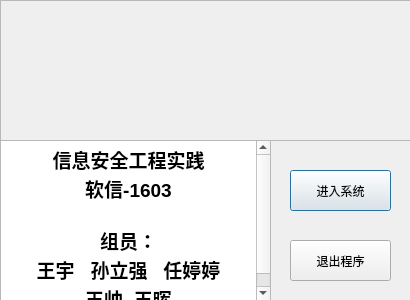
<?xml version="1.0" encoding="UTF-8"?>
<ui version="4.0">
 <class>MyDialog</class>
 <widget class="QDialog" name="MyDialog">
  <property name="geometry">
   <rect>
    <x>0</x>
    <y>0</y>
    <width>410</width>
    <height>300</height>
   </rect>
  </property>
  <property name="minimumSize">
   <size>
    <width>410</width>
    <height>300</height>
   </size>
  </property>
  <property name="maximumSize">
   <size>
    <width>410</width>
    <height>300</height>
   </size>
  </property>
  <property name="windowTitle">
   <string>Dialog</string>
  </property>
  <widget class="QFrame" name="frame">
   <property name="geometry">
    <rect>
     <x>0</x>
     <y>0</y>
     <width>411</width>
     <height>141</height>
    </rect>
   </property>
   <property name="styleSheet">
    <string notr="true">border-image: url(:/image/dbdxlogin.jpg);</string>
   </property>
   <property name="frameShape">
    <enum>QFrame::StyledPanel</enum>
   </property>
   <property name="frameShadow">
    <enum>QFrame::Raised</enum>
   </property>
  </widget>
  <widget class="QPushButton" name="pushButton_login">
   <property name="geometry">
    <rect>
     <x>290</x>
     <y>170</y>
     <width>101</width>
     <height>41</height>
    </rect>
   </property>
   <property name="text">
    <string>进入系统</string>
   </property>
  </widget>
  <widget class="QPushButton" name="pushButton_logout">
   <property name="geometry">
    <rect>
     <x>290</x>
     <y>240</y>
     <width>101</width>
     <height>41</height>
    </rect>
   </property>
   <property name="text">
    <string>退出程序</string>
   </property>
  </widget>
  <widget class="QTextEdit" name="textEdit">
   <property name="geometry">
    <rect>
     <x>0</x>
     <y>140</y>
     <width>271</width>
     <height>161</height>
    </rect>
   </property>
   <property name="readOnly">
    <bool>true</bool>
   </property>
   <property name="html">
    <string>&lt;!DOCTYPE HTML PUBLIC &quot;-//W3C//DTD HTML 4.0//EN&quot; &quot;http://www.w3.org/TR/REC-html40/strict.dtd&quot;&gt;
&lt;html&gt;&lt;head&gt;&lt;meta name=&quot;qrichtext&quot; content=&quot;1&quot; /&gt;&lt;style type=&quot;text/css&quot;&gt;
p, li { white-space: pre-wrap; }
&lt;/style&gt;&lt;/head&gt;&lt;body style=&quot; font-family:'SimSun'; font-size:9pt; font-weight:400; font-style:normal;&quot;&gt;
&lt;p align=&quot;center&quot; style=&quot; margin-top:0px; margin-bottom:0px; margin-left:0px; margin-right:0px; -qt-block-indent:0; text-indent:0px;&quot;&gt;&lt;span style=&quot; font-size:14pt; font-weight:600;&quot;&gt;信息安全工程实践&lt;/span&gt;&lt;/p&gt;
&lt;p align=&quot;center&quot; style=&quot; margin-top:0px; margin-bottom:0px; margin-left:0px; margin-right:0px; -qt-block-indent:0; text-indent:0px;&quot;&gt;&lt;span style=&quot; font-size:14pt; font-weight:600;&quot;&gt;软信-1603&lt;/span&gt;&lt;/p&gt;
&lt;p align=&quot;center&quot; style=&quot;-qt-paragraph-type:empty; margin-top:0px; margin-bottom:0px; margin-left:0px; margin-right:0px; -qt-block-indent:0; text-indent:0px; font-size:14pt; font-weight:600;&quot;&gt;&lt;br /&gt;&lt;/p&gt;
&lt;p align=&quot;center&quot; style=&quot; margin-top:0px; margin-bottom:0px; margin-left:0px; margin-right:0px; -qt-block-indent:0; text-indent:0px;&quot;&gt;&lt;span style=&quot; font-size:14pt; font-weight:600;&quot;&gt;组员：&lt;/span&gt;&lt;/p&gt;
&lt;p align=&quot;center&quot; style=&quot; margin-top:0px; margin-bottom:0px; margin-left:0px; margin-right:0px; -qt-block-indent:0; text-indent:0px;&quot;&gt;&lt;span style=&quot; font-size:14pt; font-weight:600;&quot;&gt;王宇   孙立强   任婷婷&lt;/span&gt;&lt;/p&gt;
&lt;p align=&quot;center&quot; style=&quot; margin-top:0px; margin-bottom:0px; margin-left:0px; margin-right:0px; -qt-block-indent:0; text-indent:0px;&quot;&gt;&lt;span style=&quot; font-size:14pt; font-weight:600;&quot;&gt;王帅  王晖&lt;/span&gt;&lt;/p&gt;&lt;/body&gt;&lt;/html&gt;</string>
   </property>
  </widget>
 </widget>
 <resources/>
 <connections>
  <connection>
   <sender>pushButton_logout</sender>
   <signal>clicked()</signal>
   <receiver>MyDialog</receiver>
   <slot>close()</slot>
   <hints>
    <hint type="sourcelabel">
     <x>340</x>
     <y>265</y>
    </hint>
    <hint type="destinationlabel">
     <x>340</x>
     <y>290</y>
    </hint>
   </hints>
  </connection>
 </connections>
</ui>
